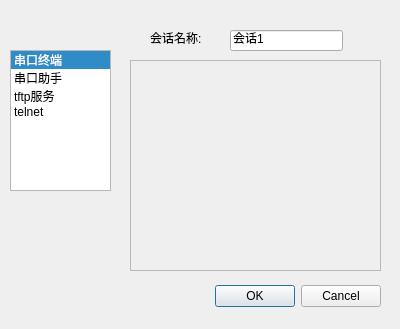
<?xml version="1.0" encoding="UTF-8"?>
<ui version="4.0">
 <class>NewSession</class>
 <widget class="QDialog" name="NewSession">
  <property name="geometry">
   <rect>
    <x>0</x>
    <y>0</y>
    <width>400</width>
    <height>329</height>
   </rect>
  </property>
  <property name="windowTitle">
   <string>新建会话</string>
  </property>
  <property name="modal">
   <bool>true</bool>
  </property>
  <widget class="QDialogButtonBox" name="buttonBox">
   <property name="geometry">
    <rect>
     <x>40</x>
     <y>280</y>
     <width>341</width>
     <height>32</height>
    </rect>
   </property>
   <property name="orientation">
    <enum>Qt::Horizontal</enum>
   </property>
   <property name="standardButtons">
    <set>QDialogButtonBox::Cancel|QDialogButtonBox::Ok</set>
   </property>
  </widget>
  <widget class="QListWidget" name="sesType">
   <property name="geometry">
    <rect>
     <x>10</x>
     <y>50</y>
     <width>101</width>
     <height>141</height>
    </rect>
   </property>
   <property name="currentRow">
    <number>0</number>
   </property>
   <item>
    <property name="text">
     <string>串口终端</string>
    </property>
   </item>
   <item>
    <property name="text">
     <string>串口助手</string>
    </property>
   </item>
   <item>
    <property name="text">
     <string>tftp服务</string>
    </property>
   </item>
   <item>
    <property name="text">
     <string>telnet</string>
    </property>
   </item>
  </widget>
  <widget class="QLabel" name="label">
   <property name="geometry">
    <rect>
     <x>150</x>
     <y>30</y>
     <width>72</width>
     <height>15</height>
    </rect>
   </property>
   <property name="text">
    <string>会话名称:</string>
   </property>
  </widget>
  <widget class="QLineEdit" name="sesName">
   <property name="geometry">
    <rect>
     <x>230</x>
     <y>30</y>
     <width>113</width>
     <height>21</height>
    </rect>
   </property>
   <property name="text">
    <string>会话1</string>
   </property>
  </widget>
  <widget class="QFrame" name="fmParam">
   <property name="geometry">
    <rect>
     <x>130</x>
     <y>60</y>
     <width>251</width>
     <height>211</height>
    </rect>
   </property>
   <property name="frameShape">
    <enum>QFrame::StyledPanel</enum>
   </property>
   <property name="frameShadow">
    <enum>QFrame::Raised</enum>
   </property>
  </widget>
 </widget>
 <resources/>
 <connections>
  <connection>
   <sender>buttonBox</sender>
   <signal>accepted()</signal>
   <receiver>NewSession</receiver>
   <slot>accept()</slot>
   <hints>
    <hint type="sourcelabel">
     <x>248</x>
     <y>254</y>
    </hint>
    <hint type="destinationlabel">
     <x>157</x>
     <y>274</y>
    </hint>
   </hints>
  </connection>
  <connection>
   <sender>buttonBox</sender>
   <signal>rejected()</signal>
   <receiver>NewSession</receiver>
   <slot>reject()</slot>
   <hints>
    <hint type="sourcelabel">
     <x>316</x>
     <y>260</y>
    </hint>
    <hint type="destinationlabel">
     <x>286</x>
     <y>274</y>
    </hint>
   </hints>
  </connection>
 </connections>
</ui>
